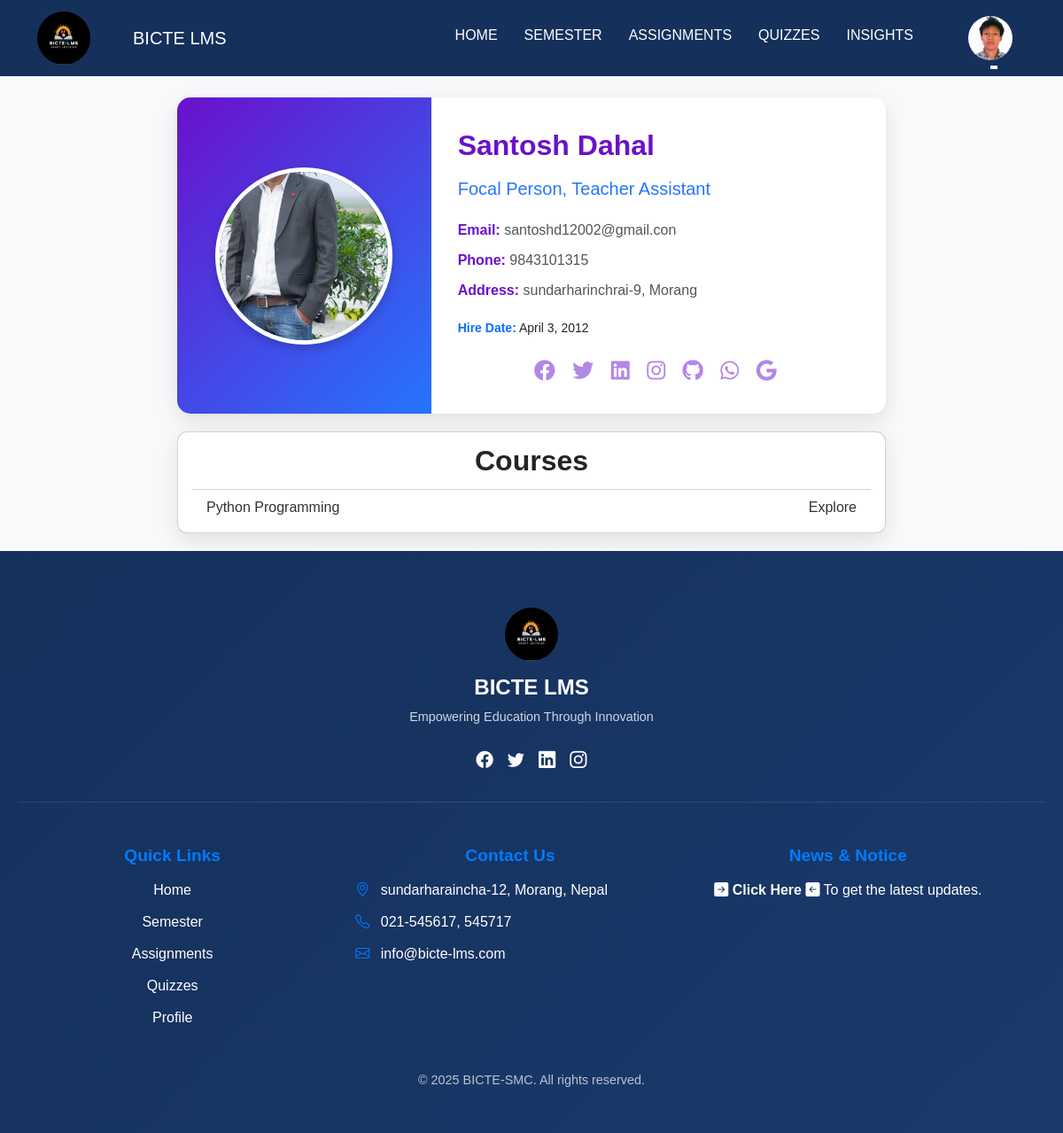
/student-teacher-detail/1/ (signed in), run on the app's committed database.
### main/models.py (models this page shows, shortened)
class Student(models.Model):
    profile_picture = models.ImageField(upload_to='student_pics/', null=True, blank=True , default='no_image2.jpg')
    st_exam_roll_no = models.CharField(max_length=8, default='00000000')
    st_reg_no = models.CharField(max_length=40, default='0-0-000-00-0000')
    st_name = models.CharField(max_length=100)
    st_date_of_birth = models.DateField(null=True, blank=True)
    st_address = models.CharField(max_length=255)
    st_contact = models.CharField(max_length=15)
    enrollment_date = models.IntegerField(null=True, blank=True)
    st_email = models.EmailField(unique=True)
    st_password = models.CharField(max_length=128, default='studentSMC1')  # Add default password
    st_gender = models.CharField(max_length=10, choices=[('Male', 'Male'), ('Female', 'Female'), ('Other', 'Other')], null=True, blank=True)
    st_father_name = models.CharField(max_length=100, null=True, blank=True)
    semester = models.ForeignKey(Semester, on_delete=models.CASCADE)
    email_sent = models.BooleanField(default=False)
    class Meta:
        verbose_name = "Student"
        verbose_name_plural = "Students"

class Teacher(models.Model):
    GENDER_CHOICES = [
        ('male', 'Male'),
        ('female', 'Female'),
        ('other', 'Other'),
    ]
    profile_picture = models.ImageField(upload_to='teacher_pics/', null=True, blank=True, default='images/default_profile_image.jpg')
    t_full_name = models.CharField(max_length=50)
    designation = models.CharField(max_length=100, default='Teacher Assistant')
    t_email = models.EmailField(max_length=100, unique=True)
    t_password = models.CharField(max_length=255)
    t_phone_number = models.CharField(max_length=40)
    t_address = models.CharField(max_length=100)
    hire_date = models.DateField()
    gender = models.CharField(max_length=10,choices=GENDER_CHOICES, verbose_name="Gender",
        default='male')
    class Meta:
        verbose_name = "Teacher"
        verbose_name_plural = "Teachers"

class Course(models.Model):
    syllabus_file = models.FileField(upload_to='syllabus_files/', null=True, blank=True)
    subject_code = models.CharField(max_length=20)
    title = models.CharField(max_length=50)
    description = models.TextField()
    credits = models.IntegerField()
    is_elective = models.BooleanField(default=False, blank=True, null=True)
    semester = models.ForeignKey(Semester, on_delete=models.CASCADE)
    teacher = models.ForeignKey(Teacher, on_delete=models.SET_NULL, null=True, blank=True)
    class Meta:
        verbose_name = "Course"
        verbose_name_plural = "Courses"

### main/views.py (the view)
# urls.py: path('student-teacher-detail/<int:pk>/', views.TeacherDetailStudentPage.as_view(), name='student-teacher-detail'),
class TeacherDetailStudentPage(LoginRequiredMixin, TemplateView):
    template_name = 'student_template/st_teacher_view.html'
    login_url = '/api/login/'
    def get_context_data(self, **kwargs):
        context = super().get_context_data(**kwargs)
        teacher = get_object_or_404(Teacher, id=self.kwargs['pk'])
        context['teacher'] = teacher
        try:
            student = Student.objects.get(id=self.request.session.get('user_id'))
            context['student'] = student
        except Student.DoesNotExist:
            context['error'] = 'Student not found. Please log in again.'
        return context

### templates/student_template/st_teacher_view.html (shortened to what this page needs)
{% extends 'student_template/st_base_template.html' %} {% load static %} {% block title %} Teacher Detail - BICTESMC {% endblock %} {% block content %}
<link href="https://cdnjs.cloudflare.com/ajax/libs/font-awesome/6.0.0-beta3/css/all.min.css" rel="stylesheet" />
<div class="profile-container mt-4">
    <div class="profile-picture-section">
        <img src="{% if teacher.profile_picture %}{{ teacher.profile_picture.url }}{% else %}{% static 'images/default-profile-picture1.jpg' %}{% endif %}" alt="Profile Picture" class="profile-picture" />
    </div>
    <div class="profile-details-section">
        <div class="teacher-name">{{ teacher.t_full_name }}</div>
        <div class="designation">{{ teacher.designation }}</div>
        <div class="details">
            <p><strong>Email:</strong> {{ teacher.t_email }}</p>
            <p><strong>Phone:</strong> {{ teacher.t_phone_number }}</p>
            <p><strong>Address:</strong> {{ teacher.t_address }}</p>
        </div>
        <div class="hire-date text-primary"><strong>Hire Date:</strong><span class="text-dark"> {{ teacher.hire_date }}</span></div>
        <div class="social-media">
            <a href="{{ teacher.facebook_link|default:'#' }}" class="{% if not teacher.facebook_link %}disabled{% endif %}" target="_blank" title="Facebook">
                <i class="fab fa-facebook"></i>
            </a>
            <a href="{{ teacher.twitter_link|default:'#' }}" class="{% if not teacher.twitter_link %}disabled{% endif %}" target="_blank" title="Twitter">
                <i class="fab fa-twitter"></i>
            </a>
            <a href="{{ teacher.linkedin_link|default:'#' }}" class="{% if not teacher.linkedin_link %}disabled{% endif %}" target="_blank" title="LinkedIn">
                <i class="fab fa-linkedin"></i>
            </a>
            <a href="{{ teacher.instagram_link|default:'#' }}" class="{% if not teacher.instagram_link %}disabled{% endif %}" target="_blank" title="Instagram">
                <i class="fab fa-instagram"></i>
            </a>
            <a href="{{ teacher.github_link|default:'#' }}" class="{% if not teacher.github_link %}disabled{% endif %}" target="_blank" title="GitHub">
                <i class="fab fa-github"></i>
            </a>
            <a href="{{ teacher.whatsapp_link|default:'#' }}" class="{% if not teacher.whatsapp_link %}disabled{% endif %}" target="_blank" title="WhatsApp">
                <i class="fab fa-whatsapp"></i>
            </a>
            <a href="{{ teacher.google_classroom_link|default:'#' }}" class="{% if not teacher.google_classroom_link %}disabled{% endif %}" target="_blank" title="Google Classroom">
                <i class="fab fa-google"></i>
            </a>
        </div>
    </div>
</div>
<div class="card courselist ps-3 pe-3 pt-2 pb-2">
    <p class="fw-bold courselist-header text-center">Courses</p>
    <ul class="list-group list-group-flush">
        {% for course in teacher.course_set.all %}
        <li class="list-group-item d-flex material-item">
            <a href="/api/course-detail/{{ course.id }}" target="_blank" class="material-link d-flex align-items-center w-100 text-decoration-none">
                <span class="flex-grow-1">{{ course.title }}</span>
                <span class="export-text ms-2">Explore</span>
            </a>
        </li>
        {% endfor %}
    </ul>
</div>
{% endblock %}

### templates/student_template/st_base_template.html (shortened to what this page needs)
<!DOCTYPE html>
<html lang="en">
<head>
    <link rel="stylesheet" href="https://cdn.jsdelivr.net/npm/bootstrap-icons@1.11.3/font/bootstrap-icons.min.css">
    <link href="https://cdn.jsdelivr.net/npm/bootstrap@5.3.0/dist/css/bootstrap.min.css" rel="stylesheet" />
</head>
<body>
    {% load static %}
    <nav class="navbar navbar-expand-lg navbar-dark bg-dark">
        <div class="container">
            <div class="navbar-logo">
                <img class="mt-auto mb-auto" src="{% static 'images/main_logo.png' %}" alt="Logo" />
            </div>
            <a class="navbar-brand ms-5" href="#">BICTE LMS</a>
            <div class="collapse navbar-collapse" id="navbarNav">
                <ul class="navbar-nav ms-auto this_pading">
                    <li class="nav-item custom-padding dropdown">
                        <a class="nav-link {% if request.path == '/api/student-home/' %}active{% endif %}" href="/api/student-home/">Home</a>
                    </li>
                    <li class="nav-item custom-padding">
                        <a class="nav-link {% if request.path == '/api/st-semester-view/' %}active{% endif %}" href="/api/st-semester-view/{{ student.semester.id }}/">Semester</a
              >
            </li>
              <li class="nav-item custom-padding">
                        <a class="nav-link {% if request.path == '/api/student-assignment-view/' %}active{% endif %}" href="/api/student-assignment-view/">Assignments</a>
                    </li>
                    <li class="nav-item custom-padding">
                        <a class="nav-link {% if request.path == '/api/leaderboard/' %}active{% endif %}" href="/api/leaderboard/">Quizzes</a
              >
            </li>
            <li class="nav-item custom-padding dropdown">
              <a
                class="nav-link {% if request.path == '#' %}active{% endif %}"
                href="#"
                >Insights</a
              >
            </li>
              </ul>
            <li class="nav-item dropdown user_profile">
              <a
                class="nav-link dropdown-toggle no-hover"
                href="#"
                id="navbarDropdown"
                role="button"
                data-bs-toggle="dropdown"
                aria-expanded="false"
              >
                {% if student.profile_picture %}
                <img
                  src="{{ student.profile_picture.url }}"
                  alt="Profile Picture"
                  class="rounded-circle"
                  style="width: 50px; height: 50px"
                />
                {% endif %}
              </a>
            </li>
        </div>
      </div>
    </nav>
    <div class="container mt-4">{% block content %}{% endblock %}</div>
    <footer class="footer-section">
      <div class="footer-container">
          <div class="footer-top">
              <div class="footer-brand">
                  <div class="navbar-logo">
                      <a href="#">
                        <img src="{% static 'images/main_logo.png' %}" alt="Logo" />
                      </a>
            </div>
            <h3 class="brand-name" style="color:white !important;">BICTE LMS</h3>
            <p class="brand-tagline">Empowering Education Through Innovation</p>
            <div class="social-icons">
                <a href="#" class="social-icon"><i class="bi bi-facebook"></i></a>
                <a href="#" class="social-icon"><i class="bi bi-twitter"></i></a>
                <a href="#" class="social-icon"><i class="bi bi-linkedin"></i></a>
                <a href="#" class="social-icon"><i class="bi bi-instagram"></i></a>
            </div>
        </div>
        </div>
        <div class="footer-links mt-5 pe-5" style=" justify-content: center;  ">
            <div class="links-column" style=" text-align: center;">
                <h4 class="links-title">Quick Links</h4>
                <ul>
                    <li><a href="/api/student-home/">Home</a></li>
                    <li>
                        {% if student.semester %}
                        <a href="{% url 'st-semester-view' student.semester.id %}">Semester</a> {% else %}
                        <span class="text-muted error_semester ">Semester (Not Assigned)</span> {% endif %}
                    </li>
                    <li><a href="/api/student-assignment/">Assignments</a></li>
                    <li><a href="/api/leaderboard/">Quizzes</a></li>
                    <li><a href="/api/student-profile/">Profile</a></li>
                </ul>
            </div>
            <div class="links-column">
                <h4 class="links-title  text-center">Contact Us</h4>
                <ul>
                    <li><i class="bi bi-geo-alt"></i> sundarharaincha-12, Morang, Nepal</li>
                    <li><i class="bi bi-telephone"></i> 021-545617, 545717</li>
                    <li><i class="bi bi-envelope"></i> info@bicte-lms.com</li>
                </ul>
            </div>
            <div class="links-column">
                <h4 class="links-title text-center">News &amp; Notice</h4>
                <p class=" text-center bi bi-arrow-right-square-fill">
                    <a href="/api/student-notice-list/" class="text-decoration-none text-light fw-bold"> Click Here </a><span class="bi bi-arrow-left-square-fill"> To get the latest updates</span>.</p>
            </div>
        </div>
        <div class="footer-bottom">
            <p>&copy; <span id="current-year"></span> BICTE-SMC. All rights reserved.</p>
        </div>
        </div>
        </footer>
</body>
</html>

### templates/student_template/st_base_template.html (style rules this page uses)
.navbar-logo img { width: 60px; height: 60px; border-radius: 50%; transition: transform 0.3s ease; }
.navbar { background-color: #15305b !important; }
.navbar .navbar-nav .nav-link { color: #fff !important; font-weight: 500; padding: 10px 15px; text-transform: uppercase; transition: all 0.3s ease; position: relative; }
.navbar .navbar-nav .nav-link::after { content: ''; position: absolute; width: 0; height: 2px; background: white; bottom: 0; left: 50%; transform: translateX(-50%); transition: width 0.3s ease; }
.custom-padding { padding-top: 10px; }
.user_profile { padding-left: 2rem; }
.footer-section { background: linear-gradient(135deg, #15305b, #1a3a6b); color: #fff; padding: 4rem 0 2rem 0; position: relative; overflow: hidden; }
.footer-container { max-width: 1200px; margin: 0 auto; padding: 0 20px; }
.footer-top { display: flex; flex-wrap: wrap; gap: 2rem; padding-bottom: 2rem; border-bottom: 1px solid rgba(255, 255, 255, 0.1); }
.footer-brand { flex: 1; min-width: 250px; display: flex; flex-direction: column; align-items: center; text-align: center; }
.navbar-logo img { width: 60px; height: 60px; border-radius: 50%; margin-bottom: 1rem; }
.brand-name { font-size: 1.5rem; font-weight: bold; margin-bottom: 0.5rem; }
.brand-tagline { font-size: 0.9rem; color: rgba(255, 255, 255, 0.8); margin-bottom: 1.5rem; }
.social-icons { display: flex; gap: 1rem; justify-content: center; }
.social-icon { color: #fff; font-size: 1.2rem; transition: transform 0.3s ease, color 0.3s ease; }
.footer-links { flex: 2; display: flex; gap: 2rem; flex-wrap: wrap; }
.links-column { flex: 1; min-width: 150px; }
.links-title { font-size: 1.2rem; font-weight: bold; margin-bottom: 1rem; color: #007bff; }
.links-column ul { list-style: none; padding: 0; }
.links-column ul li { margin-bottom: 0.75rem; }
.links-column ul li a { color: #fff; text-decoration: none; transition: color 0.3s ease; }
.links-column ul li i { margin-right: 0.5rem; color: #007bff; }
.footer-bottom { text-align: center; padding-top: 2rem; font-size: 0.9rem; color: rgba(255, 255, 255, 0.7); }

### templates/student_template/st_teacher_view.html (style rules this page uses)
body { font-family: "Poppins", sans-serif; background-color: #f8f9fa; margin: 0; padding: 0; color: #333; }
.profile-container { max-width: 800px; padding-bottom: -0.4rem; margin-bottom: 1.2rem !important; margin: auto; background: #ffffff; border-radius: 15px; box-shadow: 0 8px 24px rgba(0, 0, 0, 0.1); overflow: hidden; display: flex; transition: transform 0.3s ease, box-shadow 0.3s ease; position: relative; }
.profile-picture-section { flex: 1; background: linear-gradient(135deg, #6a11cb, #2575fc); display: flex; justify-content: center; align-items: center; padding: 30px; }
.profile-picture { width: 200px; height: 200px; border-radius: 50%; object-fit: cover; border: 5px solid #ffffff; box-shadow: 0 4px 12px rgba(0, 0, 0, 0.2); transition: transform 0.3s ease; }
.profile-details-section { flex: 2; padding: 30px; }
.teacher-name { font-size: 32px; font-weight: 600; color: #6a11cb; margin-bottom: 10px; }
.designation { font-size: 20px; color: #2575fc; font-weight: 500; margin-bottom: 20px; }
.details { margin-bottom: 20px; }
.details p { font-size: 16px; color: #555; margin: 10px 0; }
.details p strong { color: #6a11cb; }
.hire-date { font-size: 14px; color: #777; margin-top: 10px; }
.social-media { margin-top: 20px; margin-left: 19%; }
.social-media a { display: inline-block; margin-right: 15px; color: #6a11cb; font-size: 24px; transition: color 0.3s ease, transform 0.3s ease; }
.courselist { width: 90%; max-width: 800px; margin: 20px auto; box-shadow: 0 8px 24px rgba(0, 0, 0, 0.1); border-radius: 0.7rem; padding: 20px; background: #fff; }
.courselist-header { font-size: 2rem; margin-bottom: 0.5rem; text-align: center; }
.list-group-item { display: flex; justify-content: space-between; align-items: center; }
.material-link { display: flex; align-items: center; justify-content: space-between; width: 100%; text-decoration: none; color: #333; }
.disabled { pointer-events: none; opacity: 0.5; cursor: default; }

### data on the page
Student: profile_picture (picture)
Teacher: profile_picture (picture), t_full_name "Santosh Dahal", designation "Focal Person, Teacher Assistant", t_email "santoshd12002@gmail.con", t_phone_number "9843101315", t_address "sundarharinchrai-9, Morang", hire_date "April 3, 2012"
Course: title "Python Programming"
